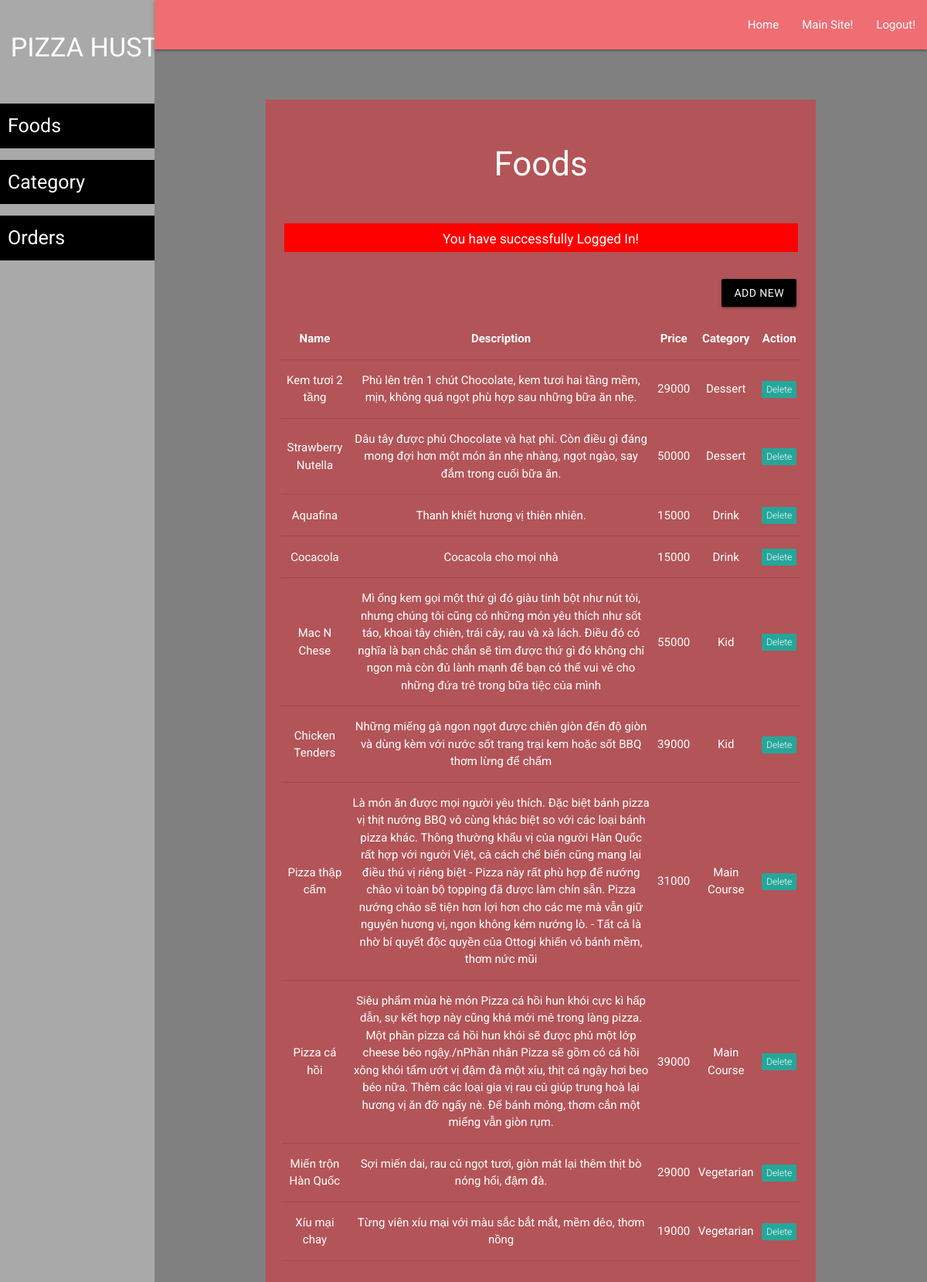
The app's page /admin/food-list.php (signed in) with its own data.
### tables this page shows
CREATE TABLE `food` (
  `id` int(20) NOT NULL,
  `cat_id` int(20) NOT NULL,
  `fname` varchar(50) NOT NULL,
  `price` int(20) NOT NULL,
  `description` varchar(500) NOT NULL,
  `imageUrl` varchar(100) NOT NULL
);

CREATE TABLE `categories` (
  `id` int(11) NOT NULL,
  `name` varchar(250) NOT NULL,
  `short_desc` varchar(250) NOT NULL,
  `long_desc` varchar(500) NOT NULL
);

### admin/food-list.php (the view, shortened to what this page needs)
<?php require('layout/header.php'); ?>
<?php require('layout/left-sidebar-long.php'); ?>
<?php require('layout/topnav.php'); ?>
<?php require('layout/left-sidebar-short.php'); ?>
<?php
require('../backends/connection-pdo.php');
$sql = 'SELECT food.id, food.fname,food.price ,food.description, categories.name
        FROM food
        LEFT JOIN categories
        ON food.cat_id = categories.id';
$query  = $pdoconn->prepare($sql);
$query->execute();
$arr_all = $query->fetchAll(PDO::FETCH_ASSOC);
?>
<div class="section white-text" style="background: #B35458;">
	<div class="section">
		<h3>Foods</h3>
	</div>
  <?php
    if (isset($_SESSION['msg'])) {
        echo '<div class="section center" style="margin: 5px 35px;"><div class="row" style="background: red; color: white;">
        <div class="col s12">
            <h6>'.$_SESSION['msg'].'</h6>
            </div>
        </div></div>';
    }
    ?>
	<div class="section right" style="padding: 15px 25px;">
		<a href="food-add.php" class="waves-effect waves-light btn">Add New</a>
	</div>
	<div class="section center" style="padding: 20px;">
		<table class="centered responsive-table">
        <thead>
          <tr>
              <th>Name</th>
              <th>Description</th>
              <th>Price</th>
              <th>Category</th>
              <th>Action</th>
          </tr>
        </thead>
        <tbody>
          <?php
            foreach ($arr_all as $key) {
          ?>
          <tr>
            <td><?php echo $key['fname']; ?></td>
            <td><?php echo $key['description']; ?></td>
            <td><?php echo $key['price']; ?></td>
            <td><?php echo $key['name']; ?></td>
            <td><a href="../backends/admin/food-delete.php?id=<?php echo $key['id']; ?>"><span class="new badge" data-badge-caption="">Delete</span></a></td>
          </tr>
          <?php } ?>
        </tbody>
      </table>
	</div>
</div>
<?php require('layout/footer.php'); ?>

### css/form-style.css (style rules this page uses)
body { background: gray; font-family: "Roboto", sans-serif; -webkit-font-smoothing: antialiased; -moz-osx-font-smoothing: grayscale; }
.btn, .btn:active, .btn:hover { background: black !important; width: 100%; }
.row { margin-bottom: 0 !important; }
.col { padding: 0 !important; }

### records on screen
food: fname "Kem tươi 2 tầng", description "Phủ lên trên 1 chút Chocolate, kem tươi hai tầng mềm, mịn, không quá ngọt phù hợp sau những bữa ăn nhẹ.", price "29000", categories.name "Dessert"
food: fname "Strawberry Nutella", description "Dâu tây được phủ Chocolate và hạt phỉ. Còn điều gì đáng mong đợi hơn một món ăn nhẹ nhàng, ngọt ngào, say đắm trong cuối bữa ăn.", price "50000", categories.name "Dessert"
food: fname "Aquafina", description "Thanh khiết hương vị thiên nhiên.", price "15000", categories.name "Drink"
food: fname "Cocacola", description "Cocacola cho mọi nhà", price "15000", categories.name "Drink"
food: fname "Mac N Chese", description "Mì ống kem gọi một thứ gì đó giàu tinh bột như nút tỏi, nhưng chúng tôi cũng có những món yêu thích như sốt táo, khoai tây chiên, trái cây, rau và xà lách. Điều đó có nghĩa là bạn chắc chắn sẽ tìm được thứ gì đó không chỉ ngon mà còn đủ lành mạnh để bạn có thể vui vẻ cho những đứa trẻ trong bữa tiệc của mình", price "55000", categories.name "Kid"
food: fname "Chicken Tenders", description "Những miếng gà ngon ngọt được chiên giòn đến độ giòn và dùng kèm với nước sốt trang trại kem hoặc sốt BBQ thơm lừng để chấm", price "39000", categories.name "Kid"
food: fname "Pizza thập cẩm", description "Là món ăn được mọi người yêu thích. Đặc biệt bánh pizza vị thịt nướng BBQ vô cùng khác biệt so với các loại bánh pizza khác. Thông thường khẩu vị của người Hàn Quốc rất hợp với người Việt, cả cách chế biến cũng mang lại điều thú vị riêng biệt - Pizza này rất phù hợp để nướng chảo vì toàn bộ topping đã được làm chín sẵn. Pizza nướng chảo sẽ tiện hơn lợi hơn cho các mẹ mà vẫn giữ nguyên hương vị, ngon không kém nướng lò. - Tất cả là nhờ bí quyết độc quyền của Ottogi khiến vỏ bánh mềm, thơm nức mũi", price "31000", categories.name "Main Course"
food: fname "Pizza cá hồi", description "Siêu phẩm mùa hè món Pizza cá hồi hun khói cực kì hấp dẫn, sự kết hợp này cũng khá mới mẻ trong làng pizza. Một phần pizza cá hồi hun khói sẽ được phủ một lớp cheese béo ngậy./nPhần nhân Pizza sẽ gồm có cá hồi xông khói tẩm ướt vị đậm đà một xíu, thịt cá ngậy hơi beo béo nữa. Thêm các loại gia vị rau củ giúp trung hoà lại hương vị ăn đỡ ngấy nè. Đế bánh mỏng, thơm cắn một miếng vẫn giòn rụm.", price "39000", categories.name "Main Course"
food: fname "Miến trộn Hàn Quốc", description "Sợi miến dai, rau củ ngọt tươi, giòn mát lại thêm thịt bò nóng hổi, đậm đà.", price "29000", categories.name "Vegetarian"
food: fname "Xíu mại chay", description "Từng viên xíu mại với màu sắc bắt mắt, mềm dẻo, thơm nồng", price "19000", categories.name "Vegetarian"

### other values on screen
$_SESSION['msg'] "You have successfully Logged In!"
